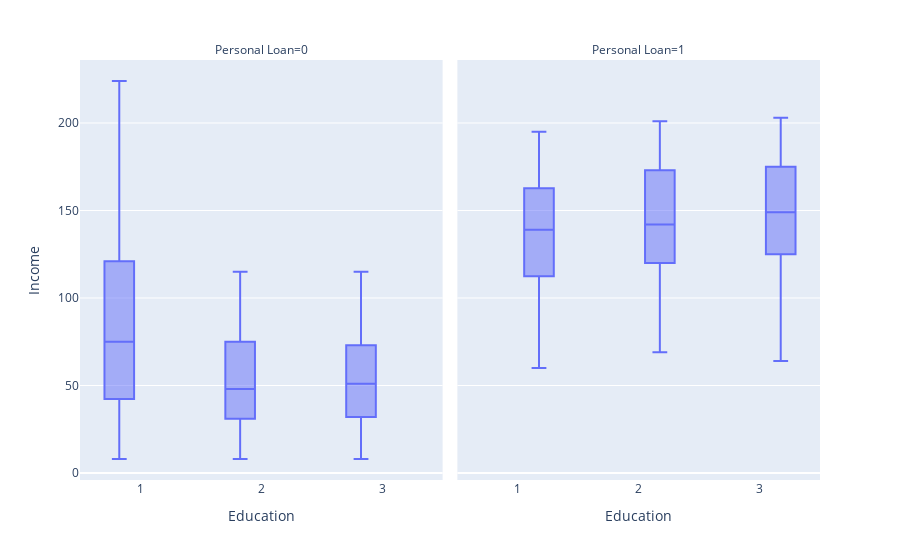

Here is the notebook cell this chart was saved with:
### Markdown cell above
How the education level is related with personal loan?

### Code cell
px.box(new_loan,x='Education',y='Income',facet_col='Personal Loan')

### Figure 1 — Plotly figure (JSON) as saved in the notebook; plotly's stock layout.template omitted (floating-point values rounded to 4 significant figures; data arrays with more than 128 entries replaced by an {"elided": "..."} marker saying what was removed)
{"data": [{"alignmentgroup": "True", "hovertemplate": "Personal Loan=0<br>Education=%{x}<br>Income=%{y}<extra></extra>", "legendgroup": "", "marker": {"color": "#636efa"}, "name": "", "notched": false, "offsetgroup": "", "orientation": "v", "showlegend": false, "type": "box", "x": {"elided": "4520 int values"}, "x0": " ", "xaxis": "x", "y": {"elided": "4520 int values"}, "y0": " ", "yaxis": "y"}, {"alignmentgroup": "True", "hovertemplate": "Personal Loan=1<br>Education=%{x}<br>Income=%{y}<extra></extra>", "legendgroup": "", "marker": {"color": "#636efa"}, "name": "", "notched": false, "offsetgroup": "", "orientation": "v", "showlegend": false, "type": "box", "x": {"elided": "480 int values"}, "x0": " ", "xaxis": "x2", "y": {"elided": "480 int values"}, "y0": " ", "yaxis": "y2"}], "layout": {"annotations": [{"font": {}, "showarrow": false, "text": "Personal Loan=0", "x": 0.245, "xanchor": "center", "xref": "paper", "y": 1.0, "yanchor": "bottom", "yref": "paper"}, {"font": {}, "showarrow": false, "text": "Personal Loan=1", "x": 0.755, "xanchor": "center", "xref": "paper", "y": 1.0, "yanchor": "bottom", "yref": "paper"}], "boxmode": "group", "legend": {"tracegroupgap": 0}, "margin": {"t": 60}, "xaxis": {"anchor": "y", "domain": [0.0, 0.49], "title": {"text": "Education"}}, "xaxis2": {"anchor": "y2", "domain": [0.51, 1.0], "matches": "x", "title": {"text": "Education"}}, "yaxis": {"anchor": "x", "domain": [0.0, 1.0], "title": {"text": "Income"}}, "yaxis2": {"anchor": "x2", "domain": [0.0, 1.0], "matches": "y", "showticklabels": false}}}
